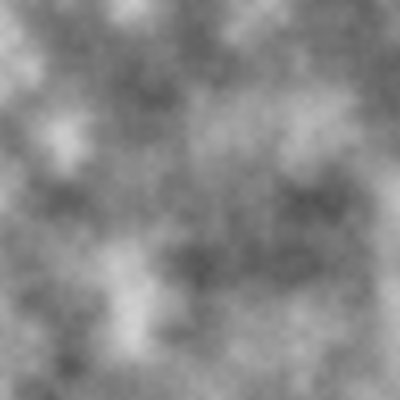
Frame 1 (no input)
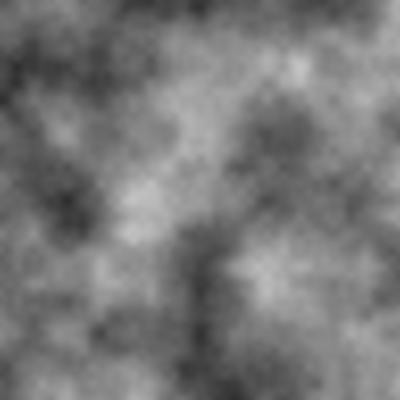
Frame 60 (the mouse pressed at the canvas centre just before this capture)
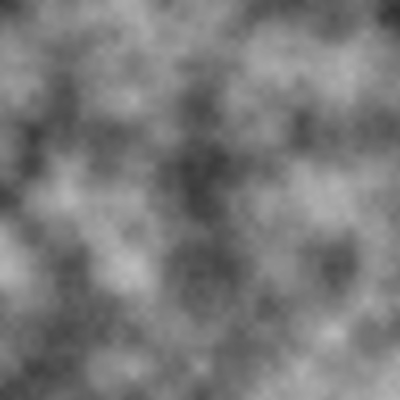
Frame 120 (the mouse held since frame 60 and released just before this capture)

The Processing sketch that drew these frames (run headless with seeded random() and noise(); from frame 60 on, the mouse is pressed at the canvas centre):

// Processing sketch: processing_70900
// ── processing_70900.pde

//  Parameters for fiddling

float noiseScale = 0.015;
float zinc = 2;

//  \Fiddle

int z = 0;
boolean bw = true;

void setup()
{
  size (400, 400);
}

void draw() 
{
  z += zinc;

  for (int x=0; x<width; x++)
  {
    for (int y=0; y<height; y++)
    {
      if (bw)
      {
        stroke(255*(noise(noiseScale*x, noiseScale*y, noiseScale*z ) ));
      }
      else
      {
        stroke(255*(noise(noiseScale*x, noiseScale*y, noiseScale*z  )), 
               255*(noise(noiseScale*x, noiseScale*y, noiseScale*z+1)), 
               255*(noise(noiseScale*x, noiseScale*y, noiseScale*z+2)));
      }
      
      point (x, y);
    }
  }
}

void keyPressed()
{
  if (key == 'c')
    bw = !bw;
}
